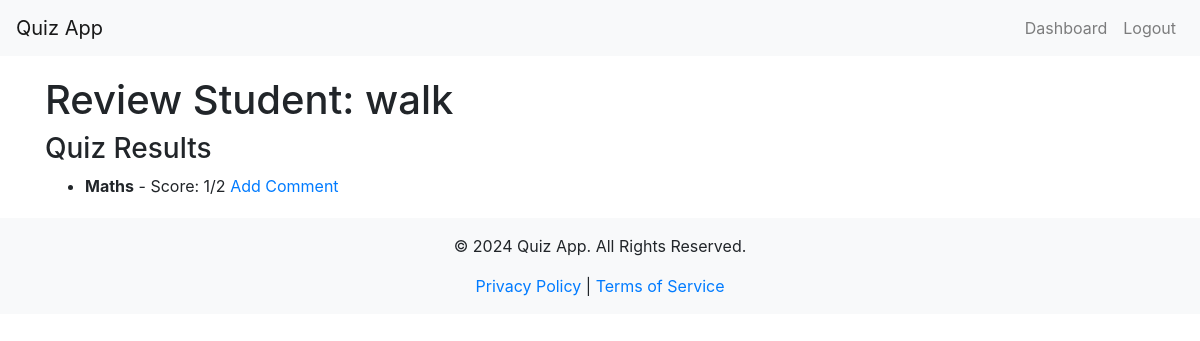
Page /admin/review_student/2 (signed in) on the earlier database version.
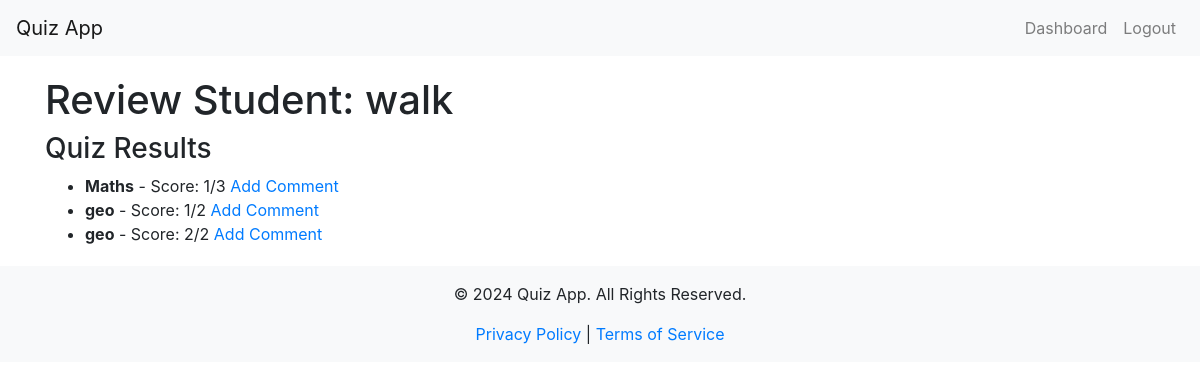
Same page on the later database version.
### app/models.py (models this page shows, shortened)
class User(db.Model, UserMixin):
    id = db.Column(db.Integer, primary_key=True)
    username = db.Column(db.String(64), unique=True, nullable=False)
    email = db.Column(db.String(120), unique=True, nullable=False)
    password_hash = db.Column(db.String(128), nullable=False)
    role = db.Column(db.String(64), nullable=False)
    questions = db.relationship('Question', backref='author', lazy=True)
    quiz_results = db.relationship('QuizResult', backref='user', lazy=True)

class QuizResult(db.Model):
    id = db.Column(db.Integer, primary_key=True)
    user_id = db.Column(db.Integer, db.ForeignKey('user.id'), nullable=False)
    quiz_set_id = db.Column(db.Integer, db.ForeignKey('quiz_set.id'), nullable=False)
    score = db.Column(db.Integer, nullable=False)
    date_taken = db.Column(db.DateTime, default=datetime.utcnow)
    quiz_set = db.relationship('QuizSet', backref='results')  # Keep this backref

class QuizSet(db.Model):
    id = db.Column(db.Integer, primary_key=True)
    title = db.Column(db.String(128), nullable=False)
    questions = db.relationship('Question', backref='quiz_set', lazy=True)
    quiz_results = db.relationship('QuizResult', backref='related_quiz_set', lazy=True)  # Renamed backref

### app/routes.py (the view)
@main_bp.route('/admin/review_student/<int:student_id>')
@login_required
def review_student(student_id):
    if current_user.role != 'admin':
        return redirect(url_for('main.login'))
    student = User.query.get_or_404(student_id)
    quiz_results = QuizResult.query.filter_by(user_id=student.id).all()
    return render_template('review_student.html', student=student, quiz_results=quiz_results)

### app/__init__.py (called while the page is built)
@login_manager.user_loader
def load_user(user_id):
    from app.models import User
    return User.query.get(int(user_id))

### app/templates/review_student.html (shortened to what this page needs)
{% extends "layout.html" %}
{% block content %}
<h1>Review Student: {{ student.username }}</h1>
<h3>Quiz Results</h3>
<ul>
    {% for result in quiz_results %}
    <li>
        <strong>{{ result.quiz_set.title }}</strong> - Score: {{ result.score }}/{{ result.quiz_set.questions|length }}
        <a href="{{ url_for('main.review_question', result_id=result.id) }}">Add Comment</a>
    </li>
    {% endfor %}
</ul>
{% endblock %}

### app/templates/layout.html (shortened to what this page needs)
<!DOCTYPE html>
<html lang="en">
<head>
    <link href="https://stackpath.bootstrapcdn.com/bootstrap/4.5.2/css/bootstrap.min.css" rel="stylesheet">
</head>
<body>
    <nav class="navbar navbar-expand-lg navbar-light bg-light">
        <a class="navbar-brand" href="{{ url_for('main.index') }}">Quiz App</a>
        <div class="collapse navbar-collapse" id="navbarNav">
            <ul class="navbar-nav ml-auto">
                {% if current_user.is_authenticated %}
                    <li class="nav-item">
                        <a class="nav-link" href="{% if current_user.role == 'admin' %}{{ url_for('main.admin_dashboard') }}{% else %}{{ url_for('main.student_dashboard') }}{% endif %}">Dashboard</a>
                    </li>
                    <li class="nav-item">
                        <a class="nav-link" href="{{ url_for('main.logout') }}">Logout</a>
                    </li>
                {% endif %}
            </ul>
        </div>
    </nav>
    <div class="container">
        {% block content %}{% endblock %}
    </div>
    <footer>
        <div class="container">
            <p>&copy; 2024 Quiz App. All Rights Reserved.</p>
            <a href="#">Privacy Policy</a> | <a href="#">Terms of Service</a>
        </div>
    </footer>
</body>
</html>

### app/templates/layout.html (style rules this page uses)
.navbar { margin-bottom: 20px; }
footer { background-color: #f8f9fa; padding: 1rem 0; text-align: center; margin-top: 20px; }

Differences in the rows shown:
computed for QuizResult "Maths": quiz_set.questions|length "2" → "3"
added QuizResult: quiz_set "geo", score "1", quiz_set.questions|length "2"
added QuizResult: quiz_set "geo", score "2", quiz_set.questions|length "2"
